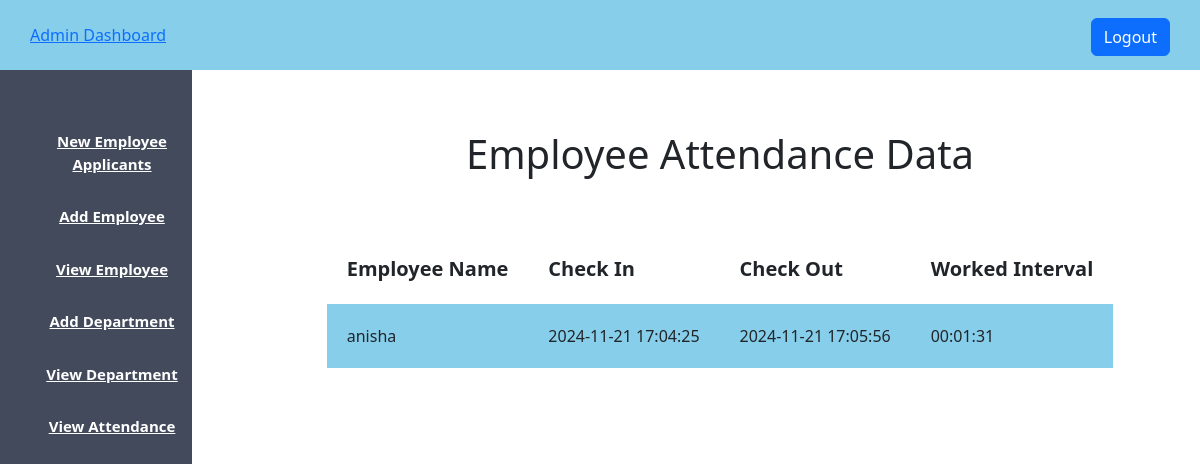
Page /admin_view_attendance.php (signed in) on the committed database.
### tables this page shows
CREATE TABLE `attendance` (
  `id` int(11) NOT NULL,
  `employee_id` int(11) NOT NULL,
  `check_in_date` datetime DEFAULT NULL,
  `check_out_date` datetime DEFAULT NULL
);

CREATE TABLE `user` (
  `id` int(11) NOT NULL,
  `username` varchar(50) DEFAULT NULL,
  `phone` bigint(30) DEFAULT NULL,
  `email` varchar(50) DEFAULT NULL,
  `usertype` varchar(50) DEFAULT NULL,
  `password` varchar(50) DEFAULT NULL,
  `gender` varchar(50) DEFAULT NULL,
  `department_id` int(11) DEFAULT NULL
);

### admin_view_attendance.php (the view, shortened to what this page needs)
<?php
$host = "localhost";
$user = "root";
$password = "";
$db = "employeeproject";
$data = mysqli_connect($host, $user, $password, $db);
$sql = "SELECT a.id, a.employee_id, a.check_in_date, a.check_out_date, u.username, TIMEDIFF(a.check_out_date, a.check_in_date) as workedinterval FROM attendance a join user u on a.employee_id = u.id";
$result = mysqli_query($data, $sql);
?>
<!DOCTYPE html>
<html lang="en">
<head>
    <link rel="stylesheet" href="admin.css">
    <link rel="stylesheet" href="https://cdn.jsdelivr.net/npm/bootstrap@5.3.3/dist/css/bootstrap.min.css">
</head>
<body>
    <?php
    include 'admin_sidebar.php';
    ?>
    <div class="content">
        <center>
            <h1>Employee Attendance Data</h1>
            <br><br>
            <table>
                <tr>
                    <th class="table_th">Employee Name</th>
                    <th class="table_th">Check In</th>
                    <th class="table_th">Check Out</th>
                    <th class="table_th">Worked Interval</th>
                </tr>
                <?php
                while($info = $result->fetch_assoc()) {
                ?>
                <tr>
                    <td class="table_td"><?php echo $info['username']; ?></td>
                    <td class="table_td"><?php echo $info['check_in_date']; ?></td>
                    <td class="table_td"><?php echo $info['check_out_date']; ?></td>
                    <td class="table_td"><?php echo $info['workedinterval']; ?></td>
                </tr>
                <?php
                }
                ?>
            </table>
        </center>
    </div>
</body>
</html>

### admin.css (style rules this page uses)
* { margin: 0px; padding: 0px ; }
.content { margin-left: 20%; margin-top: 5%; }

### admin_view_attendance.php (style rules this page uses)
.table_th { padding: 20px; font-size: 20px; }
.table_td { padding: 20px; background-color: skyblue; }

### rows in the picture
attendance: user.username "anisha", check_in_date "2024-11-21 17:04:25", check_out_date "2024-11-21 17:05:56", workedinterval "00:01:31"
